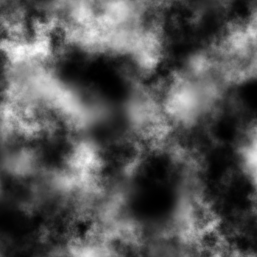
#> input picture tests/hmap1.png, 257 x 257 px
$ python noise_gen.py
#> lines starting #> are read from the running program, lines starting #| are printed output that depends on the picture
import pyfastnoisesimd as fns
import numpy as np
import cv2
import math

def make_gradient_v2(width, height, h, k, a, b, theta):
    # Precalculate constants
    st, ct =  math.sin(theta), math.cos(theta)
    aa, bb = a**2, b**2

    # Generate (x,y) coordinate arrays
    y,x = np.mgrid[-k:height-k,-h:width-h]
    # Calculate the weight for each pixel
    weights = (((x * ct + y * st) ** 2) / aa) + (((x * st - y * ct) ** 2) / bb)

    return np.clip(1.0 - weights, 0, 1)


def main():

    image = cv2.imread('hmap1.png', cv2.IMREAD_GRAYSCALE)
#> image is the input picture: shape (257, 257); min 0, max 254, mean 85.2

    image = image[:750,:750]

    # print(np.shape(image))

    randlist = []

    shape_size = 120

    for i in range(0, int((np.shape(image)[0]*np.shape(image)[0])/(shape_size*shape_size))):

        start = np.random.randint(0, len(image)-shape_size-1)
        end = start + shape_size

        randlist.append(image[start:start+shape_size, start:start+shape_size])
#> this loop made 4 passes
#> (start, end) on passes 1 to 4: (47, 167), (117, 237), (67, 187), (103, 223)
#> after the loop, randlist = 4 items

    new_image = np.zeros((len(randlist)*shape_size, shape_size))
#> new_image: shape (480, 120) float64; every value is 0

    for i in range(0, len(randlist)):
        j = i*shape_size
        new_image[j:j+shape_size, 0:shape_size] = randlist[i]
#> this loop made 4 passes
#> j on passes 1 to 4: 0, 120, 240, 360
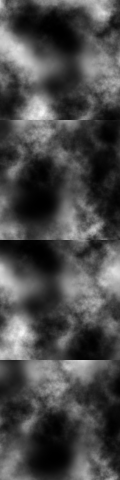
#> new_image: shape (480, 120) float64; min 0, max 247, mean 72.5

#> (the run stopped early here; a loop or call above may not have finished)

$ run again, with tests/hmap2.png copied over tests/hmap1.png
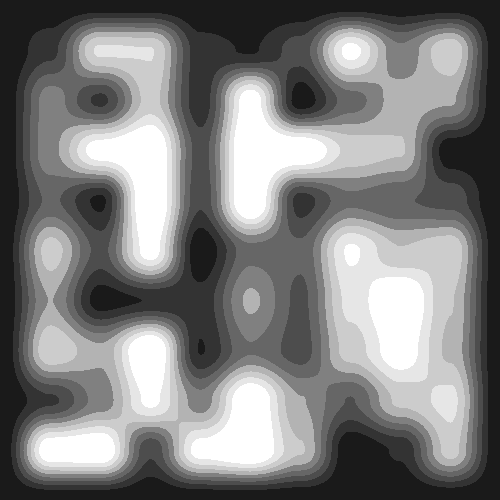
#> input picture tests/hmap2.png, 500 x 500 px
#> in main, image is the input picture: shape (500, 500); min 26, max 255, mean 127.5
#> the loop in main, `for i in range(0, int((np.shape(image)[0]*np.shape(image)[0])/(shape_s..` made 17 passes
#> (start, end) on passes 1 to 8: (172, 292), (47, 167), (117, 237), (192, 312), (323, 443), (251, 371), (195, 315), (359, 479)
#> after the loop in main, `for i in range(0, int((np.shape(image)[0]*np.shape(image)[0])/(shape_s..`: randlist = 17 items
#> the loop in main, `for i in range(0, len(randlist)):` made 17 passes
#> j on passes 1 to 8: 0, 120, 240, 360, 480, 600, 720, 840
#> after the loop in main, `for i in range(0, len(randlist)):`:
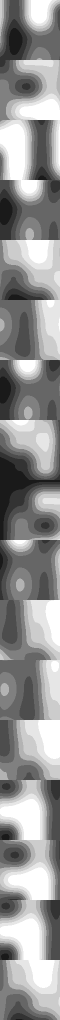
#> new_image: shape (2040, 120) float64 (shown at 1/2 size); min 26, max 255, mean 148

$ run again, with tests/brain.png copied over tests/hmap1.png
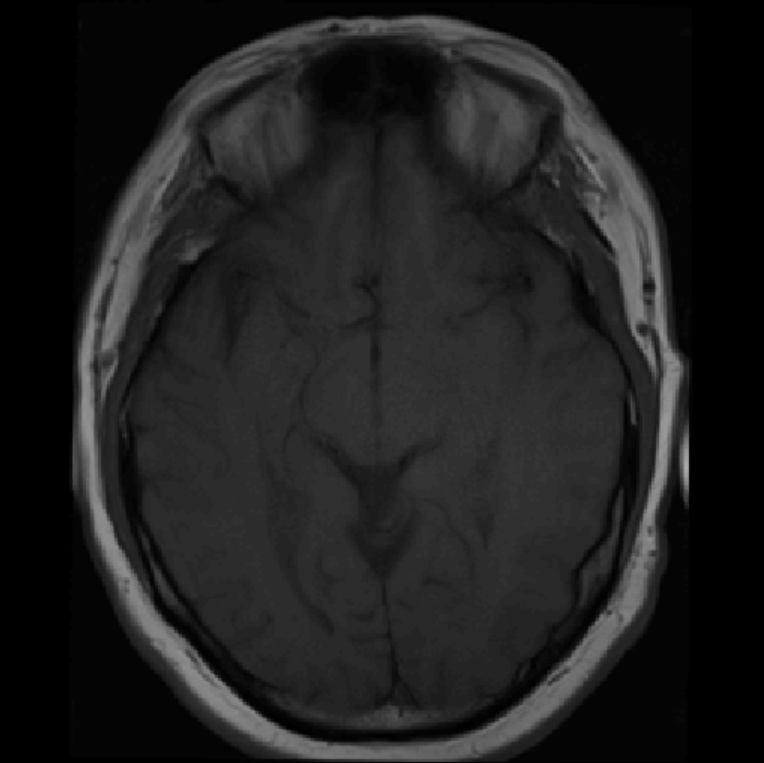
#> input picture tests/brain.png, 764 x 763 px
#> in main, image is the input picture: shape (763, 764); min 0, max 171, mean 30.9
#> in main, `image = image[:750,:750]`:
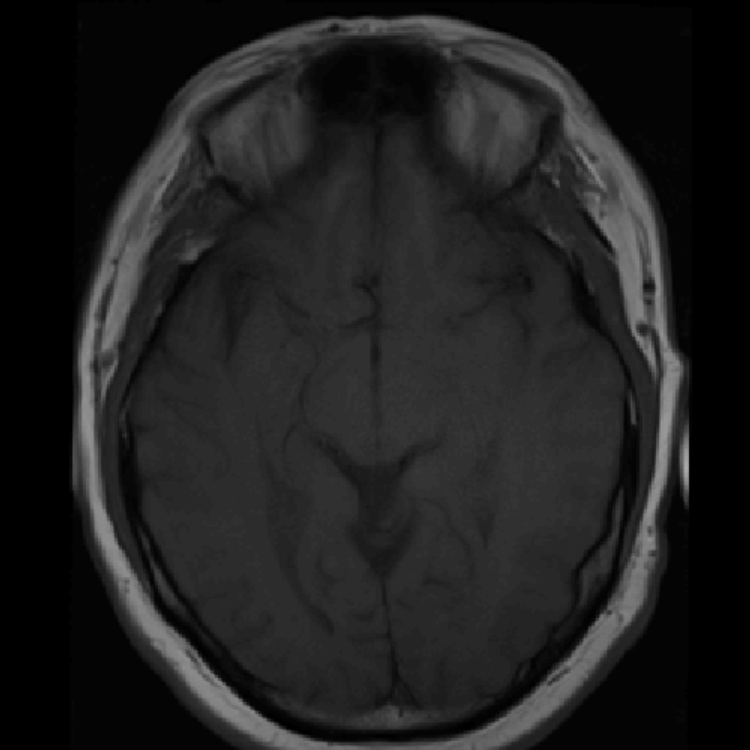
#> image: shape (750, 750); min 0, max 171, mean 31.6
#> the loop in main, `for i in range(0, int((np.shape(image)[0]*np.shape(image)[0])/(shape_s..` made 39 passes
#> (start, end) on passes 1 to 8: (559, 679), (192, 312), (359, 479), (9, 129), (277, 397), (599, 719), (70, 190), (472, 592)
#> after the loop in main, `for i in range(0, int((np.shape(image)[0]*np.shape(image)[0])/(shape_s..`: randlist = 39 items
#> the loop in main, `for i in range(0, len(randlist)):` made 39 passes
#> j on passes 1 to 8: 0, 120, 240, 360, 480, 600, 720, 840
